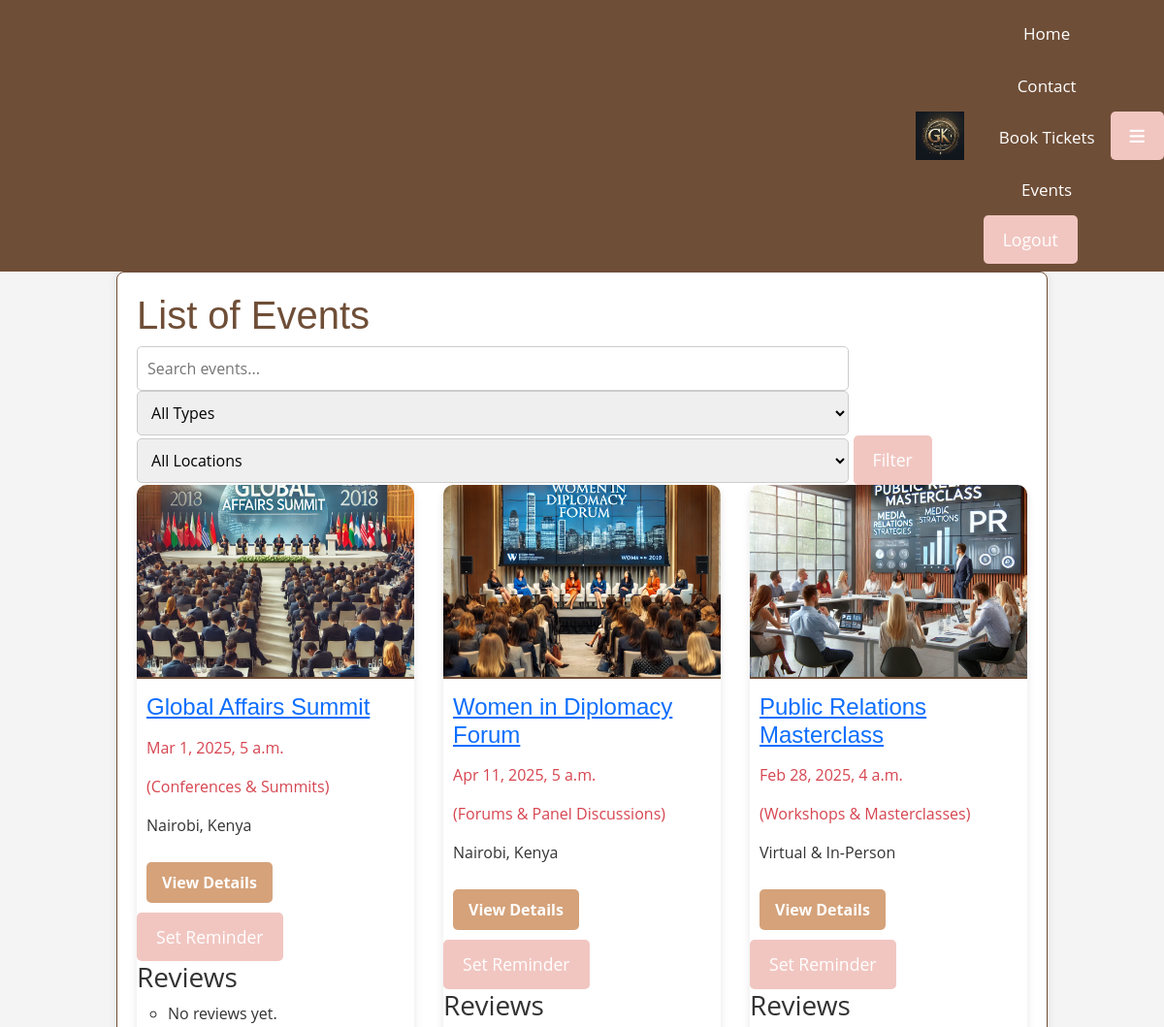
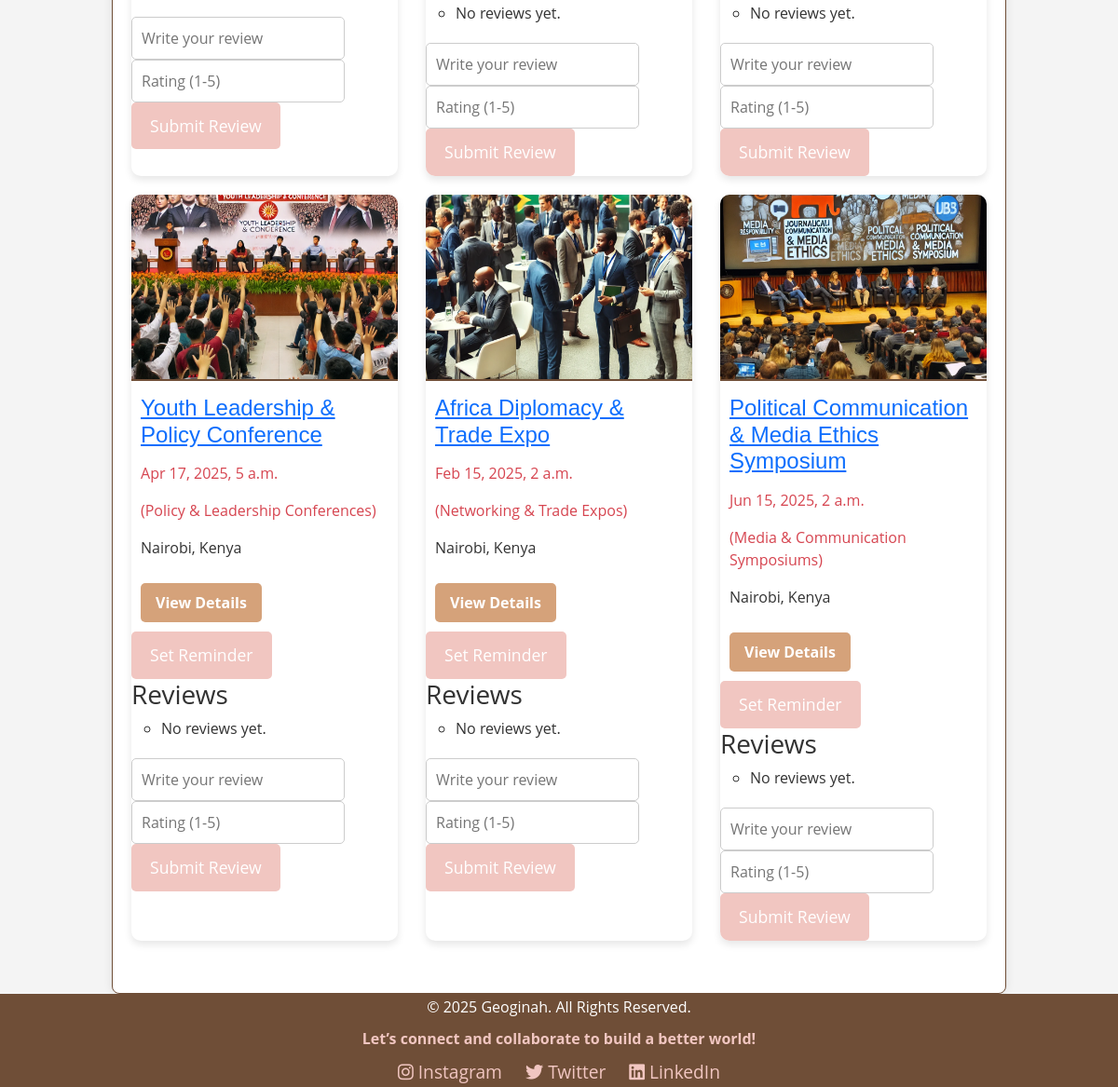
/events/events/ (signed in), run on the app's committed database (2 pictures, top to bottom).
### events/models.py (models this page shows, shortened)
class Event(models.Model):
    title = models.CharField(max_length=200)
    description = models.TextField()
    date = models.DateTimeField()
    location = models.CharField(max_length=200)
    price = models.DecimalField(max_digits=10, decimal_places=2, help_text="Price in Kenyan Shillings (KES)")
    available_tickets = models.IntegerField(default=0)
    event_type = models.ForeignKey(EventType, on_delete=models.CASCADE)
    photo = models.ImageField(upload_to='event_photos/', blank=True, null=True)  # New field for event photos

class EventType(models.Model):
    name = models.CharField(max_length=100)

### events/views.py (the view)
# urls.py: path('events/', views.event_list, name='event_list'),
@login_required
def event_list(request):
    events = Event.objects.all()
    return render(request, 'events/event_list.html', {'events': events})

### events/templates/events/event_list.html (shortened to what this page needs)
{% extends 'events/base.html' %}
{% block content %}
<h1>List of Events</h1>
<div class="filter-search">
    <input type="text" id="search" placeholder="Search events...">
    <select id="filter-type">
        <option value="">All Types</option>
    </select>
    <select id="filter-location">
        <option value="">All Locations</option>
    </select>
    <button onclick="filterEvents()">Filter</button>
</div>
<ul class="event-list">
{% for event in events %}
    <li class="event-item">
        {% if event.photo %}
        <img src="{{ event.photo.url }}" alt="{{ event.title }}" class="event-photo">
        {% endif %}
        <h2 class="event-title"><a href="{% url 'event_detail' event.id %}">{{ event.title }}</a></h2>
        <div class="event-details">
            <p class="event-date">{{ event.date|date:"M j, Y, P" }}</p>
            <p class="event-type">({{ event.event_type.name }})</p>
            <p class="event-location">{{ event.location }}</p>
        </div>
        <a href="{% url 'event_detail' event.id %}" class="btn">View Details</a>
        <button class="reminder-btn" data-event-id="{{ event.id }}">Set Reminder</button>
        <div class="event-reviews">
            <h3>Reviews</h3>
            <ul class="reviews-list">
                {% for review in event.reviews.all %}
                <li>
                    <p>{{ review.text }}</p>
                    <p>Rating: {{ review.rating }}/5</p>
                </li>
                {% empty %}
                <li>No reviews yet.</li>
                {% endfor %}
            </ul>
            <form id="reviewForm{{ event.id }}">
                <input type="text" name="reviewText" placeholder="Write your review" required>
                <input type="number" name="rating" min="1" max="5" placeholder="Rating (1-5)" required>
                <button type="submit">Submit Review</button>
            </form>
        </div>
    </li>
{% empty %}
    <li>No events available.</li>
{% endfor %}
</ul>
{% endblock %}

### events/templates/events/base.html (shortened to what this page needs)
{% load static %}
<!DOCTYPE html>
<html lang="en">
<head>
    <link rel="stylesheet" href="https://cdn.jsdelivr.net/npm/bootstrap@5.3.0/dist/css/bootstrap.min.css">
    <link rel="stylesheet" href="{% static 'css/styles.css' %}">
    <link rel="stylesheet" href="https://cdnjs.cloudflare.com/ajax/libs/font-awesome/6.0.0/css/all.min.css">
</head>
<body>
<nav class="navbar">
    <img src="{% static 'images/geoginah logo.jpeg' %}" alt="Geoginah Logo" class="logo">
    <div class="nav-links">
        <a href="{% url 'event_list' %}"
           class="{% if request.resolver_match.url_name == 'event_list' %}active{% endif %}">Home</a>
        <a href="{% url 'contact' %}" class="{% if request.resolver_match.url_name == 'contact' %}active{% endif %}">Contact</a>
        <a href="{% url 'book_tickets' %}"
           class="{% if request.resolver_match.url_name == 'book_tickets' %}active{% endif %}">Book Tickets</a>
        {% if user.is_authenticated %}
            <a href="{% url 'event_list' %}">Events</a>
            <form method="post" action="{% url 'logout' %}" style="display:inline;">
                <button type="submit">Logout</button>
            </form>
        {% else %}
            <a href="{% url 'login' %}">Login</a>
            <a href="{% url 'signup' %}">Sign Up</a>
        {% endif %}
    </div>
    <button class="menu-toggle" aria-label="Toggle navigation">
        <i class="fas fa-bars"></i>
    </button>
</nav>
<div class="container">
    {% block content %}{% endblock %}
</div>
<footer class="site-footer">
    <div class="footer-content">
        <p>© 2025 Geoginah. All Rights Reserved.</p>
        <p class="footer-tagline">Let’s connect and collaborate to build a better world!</p>
        <div class="footer-social">
            <a href="https://www.instagram.com/ka.roki._" target="_blank" aria-label="Instagram Profile">
                <i class="fab fa-instagram"></i> Instagram
            </a>
            <a href="https://twitter.com/your_actual_profile" target="_blank" aria-label="Twitter Profile">
                <i class="fab fa-twitter"></i> Twitter
            </a>
            <a href="https://www.linkedin.com/in/your_actual_profile" target="_blank" aria-label="LinkedIn Profile">
                <i class="fab fa-linkedin"></i> LinkedIn
            </a>
        </div>
    </div>
</footer>
</body>
</html>

### static/css/styles.css (style rules this page uses)
body { font-family: 'Open Sans', Arial, sans-serif; background-color: #f4f4f4; margin: 0; padding: 0; color: #333; }
h1, h2 { color: #6F4E37; font-family: 'Montserrat', sans-serif; }
.container { width: 80%; margin: auto; overflow: hidden; padding: 20px; background: white; border-radius: 8px; box-shadow: 0 0 10px rgba(0,0,0,0.1); border: 1px solid #6F4E37; }
.navbar { background-color: #6F4E37; overflow: hidden; display: flex; justify-content: flex-end; }
.navbar a { display: block; color: white; text-align: center; padding: 14px 16px; text-decoration: none; font-size: 17px; }
.logo { height: 50px; width: auto; margin-right: 20px; }
.event-list { list-style-type: none; padding: 0; display: flex; flex-wrap: wrap; justify-content: space-between; }
.event-item { background: #fff; border-radius: 10px; box-shadow: 0px 4px 8px rgba(0, 0, 0, 0.1); overflow: hidden; transition: transform 0.3s ease-in-out; width: calc(33.333% - 20px); margin-bottom: 20px; }
.event-photo { width: 100%; height: 200px; object-fit: cover; border-bottom: 2px solid #6F4E37; }
.event-title { font-size: 1.5em; margin: 15px 10px; color: #6F4E37; }
.event-details { font-size: 1em; margin: 0 10px 15px; color: #333; }
.event-details .event-date, .event-details .event-type { color: #D64550; }
.event-item .btn { display: inline-block; margin: 10px; padding: 8px 15px; background: #d5a27a; color: white; text-decoration: none; border-radius: 5px; font-weight: bold; transition: background 0.3s ease-in-out; }
form { margin-top: 20px; }
button { background-color: #6F4E37; color: white; border: none; padding: 12px 24px; border-radius: 4px; cursor: pointer; transition: all 0.3s; font-size: 1em; }
.site-footer { background-color: #6F4E37; color: #fff; padding: 2px 0; text-align: center; width: 100%; bottom: 0; }
.footer-content { max-width: 900px; margin: 0 auto; }
.site-footer p { font-size: 1rem; margin-bottom: 10px; }
.footer-tagline { font-size: 1.1em; color: #f1c6c1; margin: 10px 0; font-weight: bold; }
.footer-social { margin-top: 10px; }
.footer-social a { text-decoration: none; color: #f1c6c1; font-size: 1.2rem; margin: 0 10px; transition: color 0.3s ease; }
input, select, textarea { width: 80%; padding: 10px; border: 1px solid #ccc; border-radius: 5px; font-size: 1rem; }
button { background-color: #f1c6c1; color: #fff; padding: 12px 20px; border: none; border-radius: 5px; font-size: 1.1rem; cursor: pointer; }

### data on the page
Event: photo (picture), title "Global Affairs Summit", date "Mar 1, 2025, 5 a.m.", event_type.name "Conferences & Summits", location "Nairobi, Kenya"
Event: photo (picture), title "Women in Diplomacy Forum", date "Apr 11, 2025, 5 a.m.", event_type.name "Forums & Panel Discussions", location "Nairobi, Kenya"
Event: photo (picture), title "Public Relations Masterclass", date "Feb 28, 2025, 4 a.m.", event_type.name "Workshops & Masterclasses", location "Virtual & In-Person"
Event: photo (picture), title "Youth Leadership & Policy Conference", date "Apr 17, 2025, 5 a.m.", event_type.name "Policy & Leadership Conferences", location "Nairobi, Kenya"
Event: photo (picture), title "Africa Diplomacy & Trade Expo", date "Feb 15, 2025, 2 a.m.", event_type.name "Networking & Trade Expos", location "Nairobi, Kenya"
Event: photo (picture), title "Political Communication & Media Ethics Symposium", date "Jun 15, 2025, 2 a.m.", event_type.name "Media & Communication Symposiums", location "Nairobi, Kenya"
